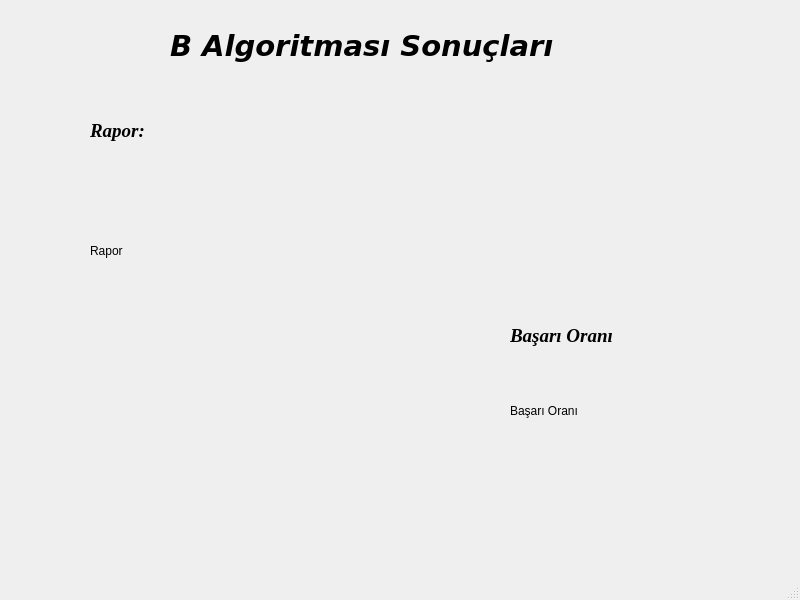
<?xml version="1.0" encoding="UTF-8"?>
<ui version="4.0">
 <class>MainWindow</class>
 <widget class="QMainWindow" name="MainWindow">
  <property name="geometry">
   <rect>
    <x>0</x>
    <y>0</y>
    <width>800</width>
    <height>600</height>
   </rect>
  </property>
  <property name="windowTitle">
   <string>MainWindow</string>
  </property>
  <widget class="QWidget" name="centralwidget">
   <widget class="QLabel" name="label">
    <property name="geometry">
     <rect>
      <x>170</x>
      <y>10</y>
      <width>501</width>
      <height>71</height>
     </rect>
    </property>
    <property name="font">
     <font>
      <family>Verdana</family>
      <pointsize>22</pointsize>
      <weight>75</weight>
      <italic>true</italic>
      <bold>true</bold>
     </font>
    </property>
    <property name="text">
     <string>B Algoritması Sonuçları</string>
    </property>
   </widget>
   <widget class="QLabel" name="label_2">
    <property name="geometry">
     <rect>
      <x>90</x>
      <y>110</y>
      <width>101</width>
      <height>41</height>
     </rect>
    </property>
    <property name="font">
     <font>
      <family>Times New Roman</family>
      <pointsize>14</pointsize>
      <weight>75</weight>
      <italic>true</italic>
      <bold>true</bold>
     </font>
    </property>
    <property name="text">
     <string>Rapor:</string>
    </property>
   </widget>
   <widget class="QLabel" name="label_3">
    <property name="geometry">
     <rect>
      <x>90</x>
      <y>160</y>
      <width>291</width>
      <height>181</height>
     </rect>
    </property>
    <property name="text">
     <string>Rapor</string>
    </property>
   </widget>
   <widget class="QLabel" name="label_4">
    <property name="geometry">
     <rect>
      <x>510</x>
      <y>310</y>
      <width>141</width>
      <height>51</height>
     </rect>
    </property>
    <property name="font">
     <font>
      <family>Times New Roman</family>
      <pointsize>14</pointsize>
      <weight>75</weight>
      <italic>true</italic>
      <bold>true</bold>
     </font>
    </property>
    <property name="text">
     <string>Başarı Oranı</string>
    </property>
   </widget>
   <widget class="QLabel" name="label_5">
    <property name="geometry">
     <rect>
      <x>510</x>
      <y>350</y>
      <width>201</width>
      <height>121</height>
     </rect>
    </property>
    <property name="text">
     <string>Başarı Oranı</string>
    </property>
   </widget>
  </widget>
  <widget class="QMenuBar" name="menubar">
   <property name="geometry">
    <rect>
     <x>0</x>
     <y>0</y>
     <width>800</width>
     <height>26</height>
    </rect>
   </property>
  </widget>
  <widget class="QStatusBar" name="statusbar"/>
 </widget>
 <resources/>
 <connections/>
</ui>
